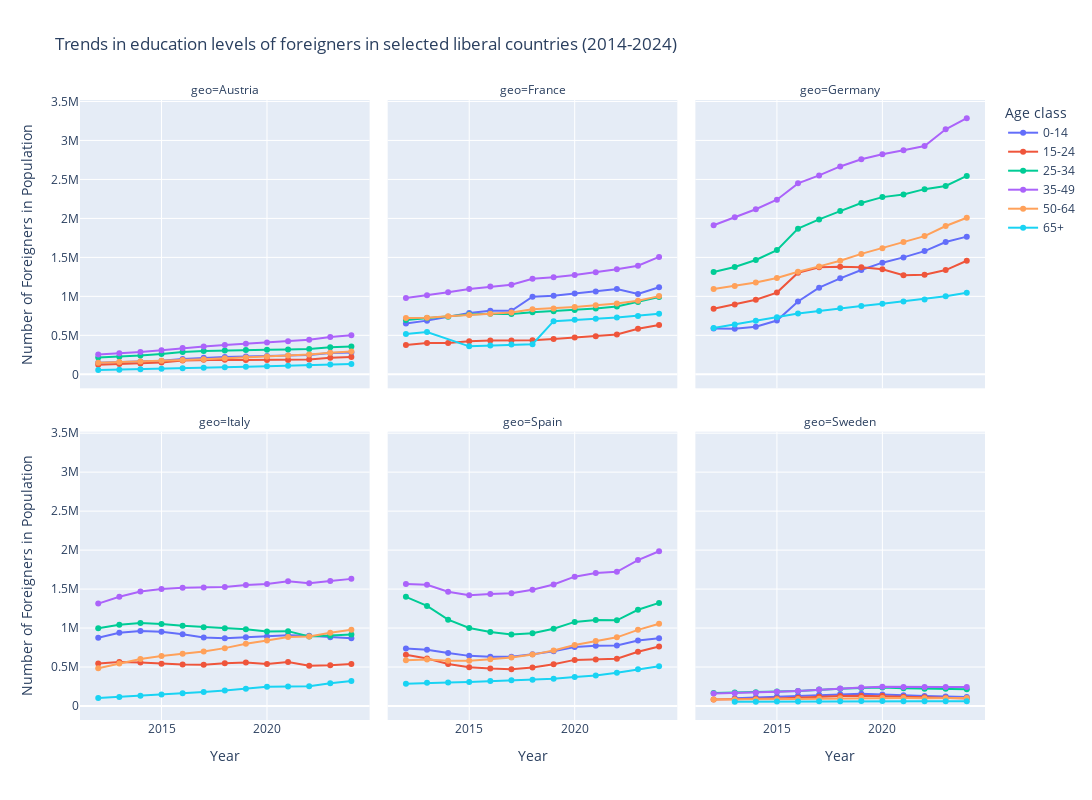

The cell this chart's notebook holds for it:
### Code cell
fig = px.line(
    temp_df[(temp_df['geo'].isin(liberal)) & (temp_df['Sex'] == 'Total')].dropna().groupby(['geo', 'year', 'Age class'], as_index=False)['Number'].sum(),
    x="year",
    y="Number",
    color="Age class",
    facet_col="geo",
    facet_col_wrap=3,
    markers=True,
    title="Trends in education levels of foreigners in selected liberal countries (2014-2024)",
    labels={
        "year": "Year",
        "Number": "Number of Foreigners in Population",
        "Age class": "Age class"
    }
)
fig.update_layout(height=800, width=1200)
fig.show()

### Figure 1 — Plotly figure (JSON) as saved in the notebook; plotly's stock layout.template omitted (floating-point values rounded to 4 significant figures)
{"data": [{"hovertemplate": "Age class=0-14<br>geo=Austria<br>Year=%{x}<br>Number of Foreigners in Population=%{y}<extra></extra>", "legendgroup": "0-14", "line": {"color": "#636efa", "dash": "solid"}, "marker": {"symbol": "circle"}, "mode": "lines+markers", "name": "0-14", "orientation": "v", "showlegend": true, "type": "scatter", "x": [2012, 2013, 2014, 2015, 2016, 2017, 2018, 2019, 2020, 2021, 2022, 2023, 2024], "xaxis": "x4", "y": [147993, 155685, 163697, 174436, 197442, 212679, 222833, 229061, 236138, 241185, 246921, 271944, 279346], "yaxis": "y4"}, {"hovertemplate": "Age class=0-14<br>geo=France<br>Year=%{x}<br>Number of Foreigners in Population=%{y}<extra></extra>", "legendgroup": "0-14", "line": {"color": "#636efa", "dash": "solid"}, "marker": {"symbol": "circle"}, "mode": "lines+markers", "name": "0-14", "orientation": "v", "showlegend": false, "type": "scatter", "x": [2012, 2013, 2015, 2016, 2017, 2018, 2019, 2020, 2021, 2022, 2023, 2024], "xaxis": "x5", "y": [653277, 688646, 786433, 815908, 815254, 995572, 1006639, 1037558, 1061059, 1094634, 1030064, 1117756], "yaxis": "y5"}, {"hovertemplate": "Age class=0-14<br>geo=Germany<br>Year=%{x}<br>Number of Foreigners in Population=%{y}<extra></extra>", "legendgroup": "0-14", "line": {"color": "#636efa", "dash": "solid"}, "marker": {"symbol": "circle"}, "mode": "lines+markers", "name": "0-14", "orientation": "v", "showlegend": false, "type": "scatter", "x": [2012, 2013, 2014, 2015, 2016, 2017, 2018, 2019, 2020, 2021, 2022, 2023, 2024], "xaxis": "x6", "y": [588971, 585410, 610499, 689672, 935101, 1111993, 1231646, 1337593, 1432135, 1499692, 1580326, 1696565, 1765926], "yaxis": "y6"}, {"hovertemplate": "Age class=0-14<br>geo=Italy<br>Year=%{x}<br>Number of Foreigners in Population=%{y}<extra></extra>", "legendgroup": "0-14", "line": {"color": "#636efa", "dash": "solid"}, "marker": {"symbol": "circle"}, "mode": "lines+markers", "name": "0-14", "orientation": "v", "showlegend": false, "type": "scatter", "x": [2012, 2013, 2014, 2015, 2016, 2017, 2018, 2019, 2020, 2021, 2022, 2023, 2024], "xaxis": "x", "y": [876057, 940101, 961168, 953017, 919743, 878529, 870218, 883655, 890378, 908891, 900902, 883632, 870207], "yaxis": "y"}, {"hovertemplate": "Age class=0-14<br>geo=Spain<br>Year=%{x}<br>Number of Foreigners in Population=%{y}<extra></extra>", "legendgroup": "0-14", "line": {"color": "#636efa", "dash": "solid"}, "marker": {"symbol": "circle"}, "mode": "lines+markers", "name": "0-14", "orientation": "v", "showlegend": false, "type": "scatter", "x": [2012, 2013, 2014, 2015, 2016, 2017, 2018, 2019, 2020, 2021, 2022, 2023, 2024], "xaxis": "x2", "y": [739088, 723085, 680194, 643282, 632809, 631317, 662638, 702671, 757220, 773800, 775084, 839853, 868785], "yaxis": "y2"}, {"hovertemplate": "Age class=0-14<br>geo=Sweden<br>Year=%{x}<br>Number of Foreigners in Population=%{y}<extra></extra>", "legendgroup": "0-14", "line": {"color": "#636efa", "dash": "solid"}, "marker": {"symbol": "circle"}, "mode": "lines+markers", "name": "0-14", "orientation": "v", "showlegend": false, "type": "scatter", "x": [2013, 2014, 2015, 2016, 2017, 2018, 2019, 2020, 2021, 2022, 2023, 2024], "xaxis": "x3", "y": [100130, 109894, 121826, 131768, 143163, 150678, 155918, 148702, 136784, 128297, 122514, 116864], "yaxis": "y3"}, {"hovertemplate": "Age class=15-24<br>geo=Austria<br>Year=%{x}<br>Number of Foreigners in Population=%{y}<extra></extra>", "legendgroup": "15-24", "line": {"color": "#EF553B", "dash": "solid"}, "marker": {"symbol": "circle"}, "mode": "lines+markers", "name": "15-24", "orientation": "v", "showlegend": true, "type": "scatter", "x": [2012, 2013, 2014, 2015, 2016, 2017, 2018, 2019, 2020, 2021, 2022, 2023, 2024], "xaxis": "x4", "y": [123710, 133093, 140205, 151641, 177702, 186201, 186533, 184496, 184229, 182758, 190334, 213183, 222691], "yaxis": "y4"}, {"hovertemplate": "Age class=15-24<br>geo=France<br>Year=%{x}<br>Number of Foreigners in Population=%{y}<extra></extra>", "legendgroup": "15-24", "line": {"color": "#EF553B", "dash": "solid"}, "marker": {"symbol": "circle"}, "mode": "lines+markers", "name": "15-24", "orientation": "v", "showlegend": false, "type": "scatter", "x": [2012, 2013, 2014, 2015, 2016, 2017, 2018, 2019, 2020, 2021, 2022, 2023, 2024], "xaxis": "x5", "y": [375569, 402228, 401619, 424839, 433576, 433520, 436747, 454520, 472461, 489884, 510953, 585571, 633594], "yaxis": "y5"}, {"hovertemplate": "Age class=15-24<br>geo=Germany<br>Year=%{x}<br>Number of Foreigners in Population=%{y}<extra></extra>", "legendgroup": "15-24", "line": {"color": "#EF553B", "dash": "solid"}, "marker": {"symbol": "circle"}, "mode": "lines+markers", "name": "15-24", "orientation": "v", "showlegend": false, "type": "scatter", "x": [2012, 2013, 2014, 2015, 2016, 2017, 2018, 2019, 2020, 2021, 2022, 2023, 2024], "xaxis": "x6", "y": [841798, 895725, 956094, 1048232, 1302716, 1372207, 1381375, 1372096, 1346544, 1271421, 1276404, 1336932, 1456552], "yaxis": "y6"}, {"hovertemplate": "Age class=15-24<br>geo=Italy<br>Year=%{x}<br>Number of Foreigners in Population=%{y}<extra></extra>", "legendgroup": "15-24", "line": {"color": "#EF553B", "dash": "solid"}, "marker": {"symbol": "circle"}, "mode": "lines+markers", "name": "15-24", "orientation": "v", "showlegend": false, "type": "scatter", "x": [2012, 2013, 2014, 2015, 2016, 2017, 2018, 2019, 2020, 2021, 2022, 2023, 2024], "xaxis": "x", "y": [545792, 563298, 559307, 542189, 531255, 530134, 550156, 556643, 539939, 565441, 515743, 523182, 538060], "yaxis": "y"}, {"hovertemplate": "Age class=15-24<br>geo=Spain<br>Year=%{x}<br>Number of Foreigners in Population=%{y}<extra></extra>", "legendgroup": "15-24", "line": {"color": "#EF553B", "dash": "solid"}, "marker": {"symbol": "circle"}, "mode": "lines+markers", "name": "15-24", "orientation": "v", "showlegend": false, "type": "scatter", "x": [2012, 2013, 2014, 2015, 2016, 2017, 2018, 2019, 2020, 2021, 2022, 2023, 2024], "xaxis": "x2", "y": [657659, 608419, 538777, 497140, 480206, 472641, 495185, 535413, 591794, 595422, 606021, 695725, 762370], "yaxis": "y2"}, {"hovertemplate": "Age class=15-24<br>geo=Sweden<br>Year=%{x}<br>Number of Foreigners in Population=%{y}<extra></extra>", "legendgroup": "15-24", "line": {"color": "#EF553B", "dash": "solid"}, "marker": {"symbol": "circle"}, "mode": "lines+markers", "name": "15-24", "orientation": "v", "showlegend": false, "type": "scatter", "x": [2012, 2013, 2014, 2015, 2016, 2017, 2018, 2019, 2020, 2021, 2022, 2023, 2024], "xaxis": "x3", "y": [85077, 86039, 89136, 96696, 105185, 119812, 128165, 131654, 130496, 120454, 111929, 105104, 96329], "yaxis": "y3"}, {"hovertemplate": "Age class=25-34<br>geo=Austria<br>Year=%{x}<br>Number of Foreigners in Population=%{y}<extra></extra>", "legendgroup": "25-34", "line": {"color": "#00cc96", "dash": "solid"}, "marker": {"symbol": "circle"}, "mode": "lines+markers", "name": "25-34", "orientation": "v", "showlegend": true, "type": "scatter", "x": [2012, 2013, 2014, 2015, 2016, 2017, 2018, 2019, 2020, 2021, 2022, 2023, 2024], "xaxis": "x4", "y": [214352, 225188, 240539, 260076, 287202, 299872, 307006, 310607, 314675, 318206, 324839, 346891, 356102], "yaxis": "y4"}, {"hovertemplate": "Age class=25-34<br>geo=France<br>Year=%{x}<br>Number of Foreigners in Population=%{y}<extra></extra>", "legendgroup": "25-34", "line": {"color": "#00cc96", "dash": "solid"}, "marker": {"symbol": "circle"}, "mode": "lines+markers", "name": "25-34", "orientation": "v", "showlegend": false, "type": "scatter", "x": [2012, 2013, 2014, 2015, 2016, 2017, 2018, 2019, 2020, 2021, 2022, 2023, 2024], "xaxis": "x5", "y": [696341, 720991, 737600, 767934, 776713, 774774, 797042, 810014, 825776, 844825, 868949, 927416, 991681], "yaxis": "y5"}, {"hovertemplate": "Age class=25-34<br>geo=Germany<br>Year=%{x}<br>Number of Foreigners in Population=%{y}<extra></extra>", "legendgroup": "25-34", "line": {"color": "#00cc96", "dash": "solid"}, "marker": {"symbol": "circle"}, "mode": "lines+markers", "name": "25-34", "orientation": "v", "showlegend": false, "type": "scatter", "x": [2012, 2013, 2014, 2015, 2016, 2017, 2018, 2019, 2020, 2021, 2022, 2023, 2024], "xaxis": "x6", "y": [1311866, 1377578, 1466820, 1593375, 1868410, 1987023, 2093640, 2197877, 2273172, 2306340, 2375317, 2416005, 2545157], "yaxis": "y6"}, {"hovertemplate": "Age class=25-34<br>geo=Italy<br>Year=%{x}<br>Number of Foreigners in Population=%{y}<extra></extra>", "legendgroup": "25-34", "line": {"color": "#00cc96", "dash": "solid"}, "marker": {"symbol": "circle"}, "mode": "lines+markers", "name": "25-34", "orientation": "v", "showlegend": false, "type": "scatter", "x": [2012, 2013, 2014, 2015, 2016, 2017, 2018, 2019, 2020, 2021, 2022, 2023, 2024], "xaxis": "x", "y": [996901, 1041705, 1063573, 1051286, 1029389, 1011561, 995993, 983692, 955629, 960615, 891053, 900289, 916319], "yaxis": "y"}, {"hovertemplate": "Age class=25-34<br>geo=Spain<br>Year=%{x}<br>Number of Foreigners in Population=%{y}<extra></extra>", "legendgroup": "25-34", "line": {"color": "#00cc96", "dash": "solid"}, "marker": {"symbol": "circle"}, "mode": "lines+markers", "name": "25-34", "orientation": "v", "showlegend": false, "type": "scatter", "x": [2012, 2013, 2014, 2015, 2016, 2017, 2018, 2019, 2020, 2021, 2022, 2023, 2024], "xaxis": "x2", "y": [1400446, 1284461, 1107387, 1000987, 948642, 916115, 932617, 991737, 1079071, 1102221, 1099450, 1234366, 1322966], "yaxis": "y2"}, {"hovertemplate": "Age class=25-34<br>geo=Sweden<br>Year=%{x}<br>Number of Foreigners in Population=%{y}<extra></extra>", "legendgroup": "25-34", "line": {"color": "#00cc96", "dash": "solid"}, "marker": {"symbol": "circle"}, "mode": "lines+markers", "name": "25-34", "orientation": "v", "showlegend": false, "type": "scatter", "x": [2012, 2013, 2014, 2015, 2016, 2017, 2018, 2019, 2020, 2021, 2022, 2023, 2024], "xaxis": "x3", "y": [168200, 171823, 177186, 186516, 193371, 211585, 222492, 231069, 236148, 227416, 222691, 220690, 215054], "yaxis": "y3"}, {"hovertemplate": "Age class=35-49<br>geo=Austria<br>Year=%{x}<br>Number of Foreigners in Population=%{y}<extra></extra>", "legendgroup": "35-49", "line": {"color": "#ab63fa", "dash": "solid"}, "marker": {"symbol": "circle"}, "mode": "lines+markers", "name": "35-49", "orientation": "v", "showlegend": true, "type": "scatter", "x": [2012, 2013, 2014, 2015, 2016, 2017, 2018, 2019, 2020, 2021, 2022, 2023, 2024], "xaxis": "x4", "y": [255736, 268880, 286772, 309576, 336322, 356663, 374679, 391104, 408042, 425674, 442455, 479822, 500855], "yaxis": "y4"}, {"hovertemplate": "Age class=35-49<br>geo=France<br>Year=%{x}<br>Number of Foreigners in Population=%{y}<extra></extra>", "legendgroup": "35-49", "line": {"color": "#ab63fa", "dash": "solid"}, "marker": {"symbol": "circle"}, "mode": "lines+markers", "name": "35-49", "orientation": "v", "showlegend": false, "type": "scatter", "x": [2012, 2013, 2014, 2015, 2016, 2017, 2018, 2019, 2020, 2021, 2022, 2023, 2024], "xaxis": "x5", "y": [979851, 1013768, 1051333, 1094222, 1125974, 1148116, 1225570, 1243880, 1272873, 1307705, 1346625, 1393752, 1506325], "yaxis": "y5"}, {"hovertemplate": "Age class=35-49<br>geo=Germany<br>Year=%{x}<br>Number of Foreigners in Population=%{y}<extra></extra>", "legendgroup": "35-49", "line": {"color": "#ab63fa", "dash": "solid"}, "marker": {"symbol": "circle"}, "mode": "lines+markers", "name": "35-49", "orientation": "v", "showlegend": false, "type": "scatter", "x": [2012, 2013, 2014, 2015, 2016, 2017, 2018, 2019, 2020, 2021, 2022, 2023, 2024], "xaxis": "x6", "y": [1912152, 2013345, 2117675, 2239701, 2449451, 2551501, 2666462, 2759472, 2823815, 2873266, 2928848, 3143493, 3285906], "yaxis": "y6"}, {"hovertemplate": "Age class=35-49<br>geo=Italy<br>Year=%{x}<br>Number of Foreigners in Population=%{y}<extra></extra>", "legendgroup": "35-49", "line": {"color": "#ab63fa", "dash": "solid"}, "marker": {"symbol": "circle"}, "mode": "lines+markers", "name": "35-49", "orientation": "v", "showlegend": false, "type": "scatter", "x": [2012, 2013, 2014, 2015, 2016, 2017, 2018, 2019, 2020, 2021, 2022, 2023, 2024], "xaxis": "x", "y": [1313676, 1402116, 1468808, 1500538, 1517993, 1519686, 1526112, 1552674, 1566073, 1600997, 1576155, 1602646, 1630995], "yaxis": "y"}, {"hovertemplate": "Age class=35-49<br>geo=Spain<br>Year=%{x}<br>Number of Foreigners in Population=%{y}<extra></extra>", "legendgroup": "35-49", "line": {"color": "#ab63fa", "dash": "solid"}, "marker": {"symbol": "circle"}, "mode": "lines+markers", "name": "35-49", "orientation": "v", "showlegend": false, "type": "scatter", "x": [2012, 2013, 2014, 2015, 2016, 2017, 2018, 2019, 2020, 2021, 2022, 2023, 2024], "xaxis": "x2", "y": [1566726, 1555606, 1465612, 1420964, 1436992, 1446529, 1491182, 1558973, 1659156, 1705937, 1721184, 1872017, 1984896], "yaxis": "y2"}, {"hovertemplate": "Age class=35-49<br>geo=Sweden<br>Year=%{x}<br>Number of Foreigners in Population=%{y}<extra></extra>", "legendgroup": "35-49", "line": {"color": "#ab63fa", "dash": "solid"}, "marker": {"symbol": "circle"}, "mode": "lines+markers", "name": "35-49", "orientation": "v", "showlegend": false, "type": "scatter", "x": [2012, 2013, 2014, 2015, 2016, 2017, 2018, 2019, 2020, 2021, 2022, 2023, 2024], "xaxis": "x3", "y": [160270, 164917, 171549, 182214, 194218, 210864, 224115, 236954, 246171, 243018, 242578, 243920, 243953], "yaxis": "y3"}, {"hovertemplate": "Age class=50-64<br>geo=Austria<br>Year=%{x}<br>Number of Foreigners in Population=%{y}<extra></extra>", "legendgroup": "50-64", "line": {"color": "#FFA15A", "dash": "solid"}, "marker": {"symbol": "circle"}, "mode": "lines+markers", "name": "50-64", "orientation": "v", "showlegend": true, "type": "scatter", "x": [2012, 2013, 2014, 2015, 2016, 2017, 2018, 2019, 2020, 2021, 2022, 2023, 2024], "xaxis": "x4", "y": [149442, 156397, 164072, 173028, 184055, 194450, 204809, 216124, 228001, 240832, 253526, 277731, 293166], "yaxis": "y4"}, {"hovertemplate": "Age class=50-64<br>geo=France<br>Year=%{x}<br>Number of Foreigners in Population=%{y}<extra></extra>", "legendgroup": "50-64", "line": {"color": "#FFA15A", "dash": "solid"}, "marker": {"symbol": "circle"}, "mode": "lines+markers", "name": "50-64", "orientation": "v", "showlegend": false, "type": "scatter", "x": [2012, 2013, 2014, 2015, 2016, 2017, 2018, 2019, 2020, 2021, 2022, 2023, 2024], "xaxis": "x5", "y": [721831, 724814, 745330, 762011, 777325, 793523, 833173, 844799, 863830, 884650, 909206, 943593, 1003170], "yaxis": "y5"}, {"hovertemplate": "Age class=50-64<br>geo=Germany<br>Year=%{x}<br>Number of Foreigners in Population=%{y}<extra></extra>", "legendgroup": "50-64", "line": {"color": "#FFA15A", "dash": "solid"}, "marker": {"symbol": "circle"}, "mode": "lines+markers", "name": "50-64", "orientation": "v", "showlegend": false, "type": "scatter", "x": [2012, 2013, 2014, 2015, 2016, 2017, 2018, 2019, 2020, 2021, 2022, 2023, 2024], "xaxis": "x6", "y": [1094667, 1131757, 1177456, 1236121, 1316477, 1384571, 1457542, 1544691, 1618453, 1698803, 1773181, 1902081, 2008859], "yaxis": "y6"}, {"hovertemplate": "Age class=50-64<br>geo=Italy<br>Year=%{x}<br>Number of Foreigners in Population=%{y}<extra></extra>", "legendgroup": "50-64", "line": {"color": "#FFA15A", "dash": "solid"}, "marker": {"symbol": "circle"}, "mode": "lines+markers", "name": "50-64", "orientation": "v", "showlegend": false, "type": "scatter", "x": [2012, 2013, 2014, 2015, 2016, 2017, 2018, 2019, 2020, 2021, 2022, 2023, 2024], "xaxis": "x", "y": [483517, 546238, 602596, 641536, 670299, 700127, 742537, 798428, 841755, 884238, 892675, 940087, 977628], "yaxis": "y"}, {"hovertemplate": "Age class=50-64<br>geo=Spain<br>Year=%{x}<br>Number of Foreigners in Population=%{y}<extra></extra>", "legendgroup": "50-64", "line": {"color": "#FFA15A", "dash": "solid"}, "marker": {"symbol": "circle"}, "mode": "lines+markers", "name": "50-64", "orientation": "v", "showlegend": false, "type": "scatter", "x": [2012, 2013, 2014, 2015, 2016, 2017, 2018, 2019, 2020, 2021, 2022, 2023, 2024], "xaxis": "x2", "y": [588029, 595294, 581654, 582153, 600158, 621598, 659389, 713031, 781418, 834558, 881255, 976950, 1054418], "yaxis": "y2"}, {"hovertemplate": "Age class=50-64<br>geo=Sweden<br>Year=%{x}<br>Number of Foreigners in Population=%{y}<extra></extra>", "legendgroup": "50-64", "line": {"color": "#FFA15A", "dash": "solid"}, "marker": {"symbol": "circle"}, "mode": "lines+markers", "name": "50-64", "orientation": "v", "showlegend": false, "type": "scatter", "x": [2012, 2013, 2014, 2015, 2016, 2017, 2018, 2019, 2020, 2021, 2022, 2023, 2024], "xaxis": "x3", "y": [82816, 82840, 83871, 86537, 89614, 94781, 98282, 101814, 103383, 102123, 100964, 100916, 101571], "yaxis": "y3"}, {"hovertemplate": "Age class=65+<br>geo=Austria<br>Year=%{x}<br>Number of Foreigners in Population=%{y}<extra></extra>", "legendgroup": "65+", "line": {"color": "#19d3f3", "dash": "solid"}, "marker": {"symbol": "circle"}, "mode": "lines+markers", "name": "65+", "orientation": "v", "showlegend": true, "type": "scatter", "x": [2012, 2013, 2014, 2015, 2016, 2017, 2018, 2019, 2020, 2021, 2022, 2023, 2024], "xaxis": "x4", "y": [55377, 59852, 65161, 70979, 77465, 83374, 89963, 95713, 102368, 108717, 114241, 125127, 132721], "yaxis": "y4"}, {"hovertemplate": "Age class=65+<br>geo=France<br>Year=%{x}<br>Number of Foreigners in Population=%{y}<extra></extra>", "legendgroup": "65+", "line": {"color": "#19d3f3", "dash": "solid"}, "marker": {"symbol": "circle"}, "mode": "lines+markers", "name": "65+", "orientation": "v", "showlegend": false, "type": "scatter", "x": [2012, 2013, 2015, 2016, 2017, 2018, 2019, 2020, 2021, 2022, 2023, 2024], "xaxis": "x5", "y": [517856, 541659, 358996, 369924, 382789, 386717, 682319, 701107, 714387, 727672, 748327, 775986], "yaxis": "y5"}, {"hovertemplate": "Age class=65+<br>geo=Germany<br>Year=%{x}<br>Number of Foreigners in Population=%{y}<extra></extra>", "legendgroup": "65+", "line": {"color": "#19d3f3", "dash": "solid"}, "marker": {"symbol": "circle"}, "mode": "lines+markers", "name": "65+", "orientation": "v", "showlegend": false, "type": "scatter", "x": [2012, 2013, 2014, 2015, 2016, 2017, 2018, 2019, 2020, 2021, 2022, 2023, 2024], "xaxis": "x6", "y": [592940, 639884, 686692, 732673, 779803, 812694, 848203, 877563, 903903, 935531, 958977, 1000059, 1046588], "yaxis": "y6"}, {"hovertemplate": "Age class=65+<br>geo=Italy<br>Year=%{x}<br>Number of Foreigners in Population=%{y}<extra></extra>", "legendgroup": "65+", "line": {"color": "#19d3f3", "dash": "solid"}, "marker": {"symbol": "circle"}, "mode": "lines+markers", "name": "65+", "orientation": "v", "showlegend": false, "type": "scatter", "x": [2012, 2013, 2014, 2015, 2016, 2017, 2018, 2019, 2020, 2021, 2022, 2023, 2024], "xaxis": "x", "y": [103258, 117035, 131714, 146679, 162363, 178596, 198435, 221066, 245863, 251712, 254188, 291505, 320449], "yaxis": "y"}, {"hovertemplate": "Age class=65+<br>geo=Spain<br>Year=%{x}<br>Number of Foreigners in Population=%{y}<extra></extra>", "legendgroup": "65+", "line": {"color": "#19d3f3", "dash": "solid"}, "marker": {"symbol": "circle"}, "mode": "lines+markers", "name": "65+", "orientation": "v", "showlegend": false, "type": "scatter", "x": [2012, 2013, 2014, 2015, 2016, 2017, 2018, 2019, 2020, 2021, 2022, 2023, 2024], "xaxis": "x2", "y": [284082, 297719, 302728, 309459, 320527, 329453, 336311, 348937, 372619, 390764, 426140, 470709, 508847], "yaxis": "y2"}, {"hovertemplate": "Age class=65+<br>geo=Sweden<br>Year=%{x}<br>Number of Foreigners in Population=%{y}<extra></extra>", "legendgroup": "65+", "line": {"color": "#19d3f3", "dash": "solid"}, "marker": {"symbol": "circle"}, "mode": "lines+markers", "name": "65+", "orientation": "v", "showlegend": false, "type": "scatter", "x": [2013, 2014, 2015, 2016, 2017, 2018, 2019, 2020, 2021, 2022, 2023, 2024], "xaxis": "x3", "y": [53625, 55556, 57426, 59076, 60960, 62107, 62735, 62874, 62459, 61734, 61061, 60568], "yaxis": "y3"}], "layout": {"annotations": [{"font": {}, "showarrow": false, "text": "geo=Italy", "x": 0.16, "xanchor": "center", "xref": "paper", "y": 0.465, "yanchor": "bottom", "yref": "paper"}, {"font": {}, "showarrow": false, "text": "geo=Spain", "x": 0.5, "xanchor": "center", "xref": "paper", "y": 0.465, "yanchor": "bottom", "yref": "paper"}, {"font": {}, "showarrow": false, "text": "geo=Sweden", "x": 0.84, "xanchor": "center", "xref": "paper", "y": 0.465, "yanchor": "bottom", "yref": "paper"}, {"font": {}, "showarrow": false, "text": "geo=Austria", "x": 0.16, "xanchor": "center", "xref": "paper", "y": 1.0, "yanchor": "bottom", "yref": "paper"}, {"font": {}, "showarrow": false, "text": "geo=France", "x": 0.5, "xanchor": "center", "xref": "paper", "y": 1.0, "yanchor": "bottom", "yref": "paper"}, {"font": {}, "showarrow": false, "text": "geo=Germany", "x": 0.84, "xanchor": "center", "xref": "paper", "y": 1.0, "yanchor": "bottom", "yref": "paper"}], "height": 800, "legend": {"title": {"text": "Age class"}, "tracegroupgap": 0}, "title": {"text": "Trends in education levels of foreigners in selected liberal countries (2014-2024)"}, "width": 1200, "xaxis": {"anchor": "y", "domain": [0, 0.32], "title": {"text": "Year"}}, "xaxis2": {"anchor": "y2", "domain": [0.34, 0.66], "matches": "x", "title": {"text": "Year"}}, "xaxis3": {"anchor": "y3", "domain": [0.68, 1.0], "matches": "x", "title": {"text": "Year"}}, "xaxis4": {"anchor": "y4", "domain": [0, 0.32], "matches": "x", "showticklabels": false}, "xaxis5": {"anchor": "y5", "domain": [0.34, 0.66], "matches": "x", "showticklabels": false}, "xaxis6": {"anchor": "y6", "domain": [0.68, 1.0], "matches": "x", "showticklabels": false}, "yaxis": {"anchor": "x", "domain": [0, 0.465], "title": {"text": "Number of Foreigners in Population"}}, "yaxis2": {"anchor": "x2", "domain": [0, 0.465], "matches": "y", "showticklabels": false}, "yaxis3": {"anchor": "x3", "domain": [0, 0.465], "matches": "y", "showticklabels": false}, "yaxis4": {"anchor": "x4", "domain": [0.535, 1.0], "matches": "y", "title": {"text": "Number of Foreigners in Population"}}, "yaxis5": {"anchor": "x5", "domain": [0.535, 1.0], "matches": "y", "showticklabels": false}, "yaxis6": {"anchor": "x6", "domain": [0.535, 1.0], "matches": "y", "showticklabels": false}}}
